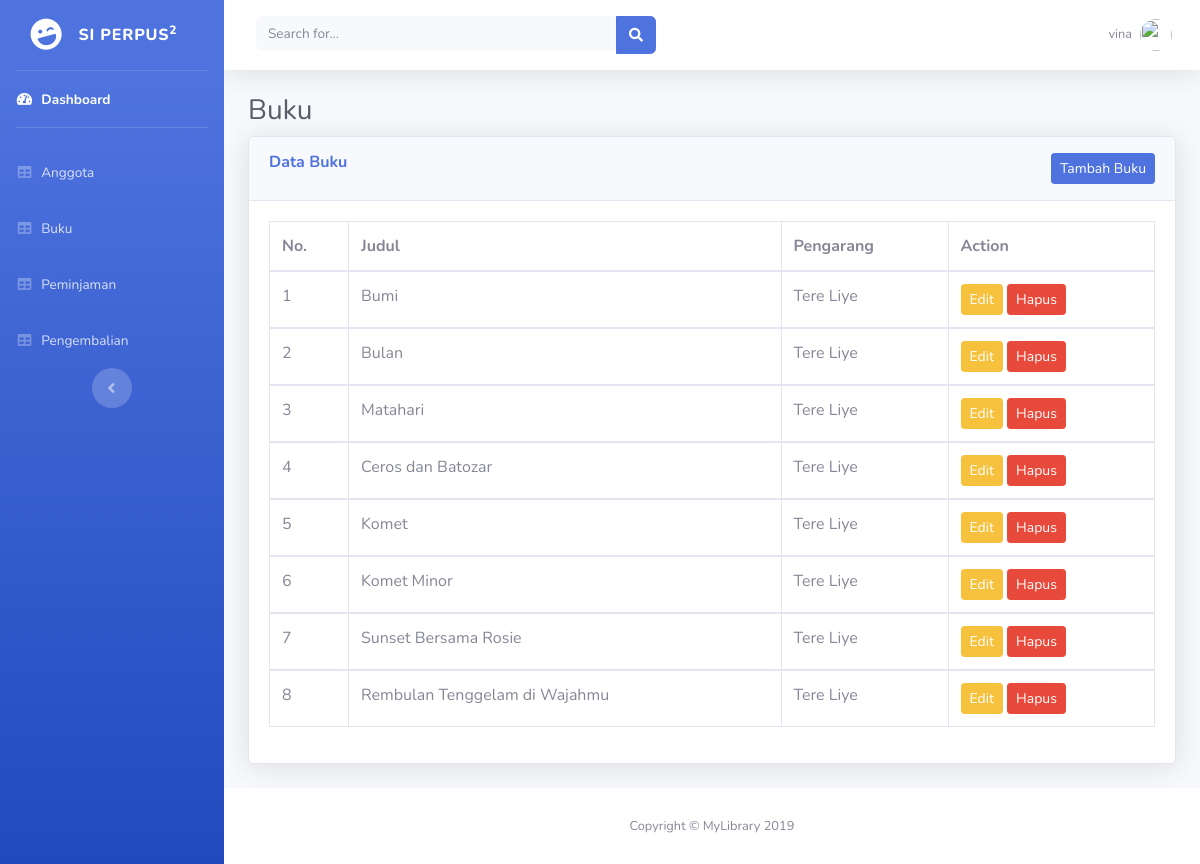
The app's page /index.php?page=buku (signed in) with its own data.
### tables this page shows
CREATE TABLE `buku` (
  `id_buku` int(11) NOT NULL,
  `judul` varchar(30) NOT NULL,
  `pengarang` varchar(30) NOT NULL
);

### page/buku.php (the view)
<div class="container-fluid">
    <h1 class="h3 mb-2 text-gray-800">Buku</h1>
    <div class="card shadow mb-4">
        <div class="card-header py-3">
            <h6 class="m-0 font-weight-bold text-primary">Data Buku
            <a href="index.php?page=tambahbuku" class="btn btn-primary btn-sm float-right m-0">Tambah Buku</a></h6>
        </div>
        <div class="card-body">
            <div class="table-responsive">
                <table class="table table-bordered" width="100%" cellspacing="0">
                    <thead>
                        <tr>
                            <th>No.</th>
                            <th>Judul</th>
                            <th>Pengarang</th>
                            <th>Action</th>
                        </tr>
                    </thead>
                    <?php
                        $no     = 1;
                        $query  = mysqli_query($con, "SELECT * FROM buku");
                        while($data = mysqli_fetch_array($query)){
                            ?>
                    <tbody>
                        <tr>
                            <td><?php echo $no++; ?></td>
                            <td><?php echo $data['judul']; ?></td>
                            <td><?php echo $data['pengarang']; ?></td>
                            <td>
                                <a href="index.php?page=editbuku&id=<?php echo $data['id_buku']; ?>" class="btn btn-warning btn-sm">Edit</a>
                                <a href="page/hapusbuku.php" class="btn btn-danger btn-sm">Hapus</a>
                            </td>
                        </tr>
                    </tbody>
                    <?php
                        }
                    ?>
                </table>
            </div>
        </div>
    </div>
</div>

### index.php (shortened to what this page needs)
<!DOCTYPE html>
<html lang="en">
<head>
  <link href="vendor/fontawesome-free/css/all.min.css" rel="stylesheet" type="text/css">
  <link href="css/sb-admin-2.min.css" rel="stylesheet">
  <link rel="stylesheet" href="vendor/datatables/dataTables.bootstrap4.min.css">
</head>
<?php
  include "koneksi.php";
?>
<body id="page-top">
  <div id="wrapper">
    <ul class="navbar-nav bg-gradient-primary sidebar sidebar-dark accordion" id="accordionSidebar">
      <a class="sidebar-brand d-flex align-items-center justify-content-center" href="index.html">
        <div class="sidebar-brand-icon rotate-n-15">
          <i class="fas fa-laugh-wink"></i>
        </div>
        <div class="sidebar-brand-text mx-3">Si Perpus<sup>2</sup></div>
      </a>
      <hr class="sidebar-divider my-0">
      <li class="nav-item active">
        <a class="nav-link" href="index.php?page=home">
          <i class="fas fa-fw fa-tachometer-alt"></i>
          <span>Dashboard</span></a>
      </li>
      <hr class="sidebar-divider">
      <li class="nav-item">
        <a class="nav-link" href="index.php?page=anggota">
          <i class="fas fa-fw fa-table"></i>
          <span>Anggota</span></a>
      </li>
      <li class="nav-item">
        <a class="nav-link" href="index.php?page=buku">
          <i class="fas fa-fw fa-table"></i>
          <span>Buku</span></a>
      </li>
      <li class="nav-item">
        <a class="nav-link" href="index.php?page=peminjaman">
          <i class="fas fa-fw fa-table"></i>
          <span>Peminjaman</span></a>
      </li>
    <li class="nav-item">
      <a class="nav-link" href="index.php?page=pengembalian">
        <i class="fas fa-fw fa-table"></i>
        <span>Pengembalian</span></a>
    </li>
      <div class="text-center d-none d-md-inline">
        <button class="rounded-circle border-0" id="sidebarToggle"></button>
      </div>
    </ul>
    <div id="content-wrapper" class="d-flex flex-column">
      <div id="content">
        <nav class="navbar navbar-expand navbar-light bg-white topbar mb-4 static-top shadow">
          <form class="d-none d-sm-inline-block form-inline mr-auto ml-md-3 my-2 my-md-0 mw-100 navbar-search">
            <div class="input-group">
              <input type="text" class="form-control bg-light border-0 small" placeholder="Search for..." aria-label="Search" aria-describedby="basic-addon2">
              <div class="input-group-append">
                <button class="btn btn-primary" type="button">
                  <i class="fas fa-search fa-sm"></i>
                </button>
              </div>
            </div>
          </form>
          <ul class="navbar-nav ml-auto">
            <li class="nav-item dropdown no-arrow">
              <a class="nav-link dropdown-toggle" href="#" id="userDropdown" role="button" data-toggle="dropdown" aria-haspopup="true" aria-expanded="false">
                <span class="mr-2 d-none d-lg-inline text-gray-600 small"><?php echo $_SESSION['username']; ?></span>
                <img class="img-profile rounded-circle" src="https://source.unsplash.com/QAB-WJcbgJk/60x60">
              </a>
            </li>
          </ul>
        </nav>
        <?php
          if(isset($_GET['page'])){
            $page = $_GET['page'];
            switch ($page) {
              case 'buku';
                include "page/buku.php";
                break;
            }
          }else{
            include "page/home.php";
          }
        ?>
      <footer class="sticky-footer bg-white">
        <div class="container my-auto">
          <div class="copyright text-center my-auto">
            <span>Copyright &copy; MyLibrary 2019</span>
          </div>
        </div>
      </footer>
    </div>
  </div>
</body>
</html>

### records on screen
buku: judul "Bumi", pengarang "Tere Liye"
buku: judul "Bulan", pengarang "Tere Liye"
buku: judul "Matahari", pengarang "Tere Liye"
buku: judul "Ceros dan Batozar", pengarang "Tere Liye"
buku: judul "Komet", pengarang "Tere Liye"
buku: judul "Komet Minor", pengarang "Tere Liye"
buku: judul "Sunset Bersama Rosie", pengarang "Tere Liye"
buku: judul "Rembulan Tenggelam di Wajahmu", pengarang "Tere Liye"

### other values on screen
$_SESSION['username'] "vina"
